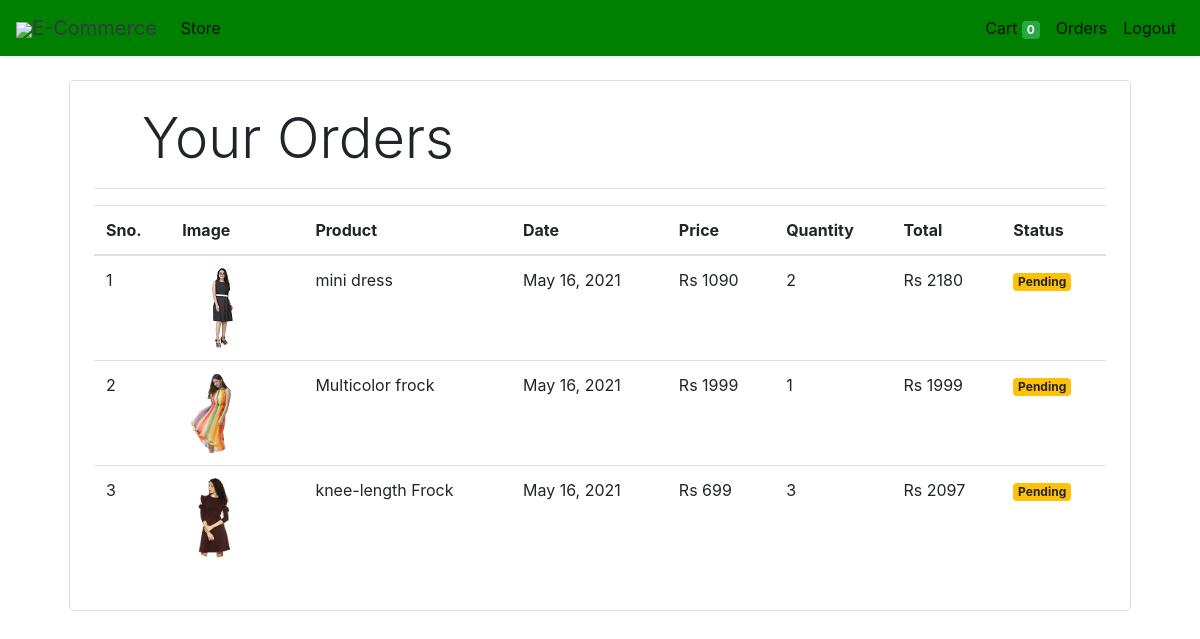
/orders (signed in), run on the app's committed database.
### store/models/orders.py (models this page shows, shortened)
class Order(models.Model):
    product = models.ForeignKey(Products,
                                on_delete=models.CASCADE)
    customer = models.ForeignKey(Customer,
                                 on_delete=models.CASCADE)
    quantity = models.IntegerField(default=1)
    price = models.IntegerField()
    address = models.CharField (max_length=50, default='', blank=True)
    phone = models.CharField (max_length=50, default='', blank=True)
    date = models.DateField (default=datetime.datetime.today)
    status = models.BooleanField (default=False)
    @staticmethod
    def get_orders_by_customer(customer_id):
        return Order.objects.filter(customer=customer_id).order_by('-date')

### store/models/product.py (models this page shows, shortened)
class Products(models.Model):
    name = models.CharField(max_length=60)
    price= models.IntegerField(default=0)
    category= models.ForeignKey(Category,on_delete=models.CASCADE,default=1 )
    description= models.CharField(max_length=250, default='', blank=True, null= True)
    image= models.ImageField(upload_to='uploads/products/')
    review = models.TextField(default='{}')

### store/middlewares/auth.py (the view)
    def middleware(request):
        print(request.session.get('customer'))
        returnUrl = request.META['PATH_INFO']
        print(request.META['PATH_INFO'])
        if not request.session.get('customer'):
           return redirect(f'login?return_url={returnUrl}')
        response = get_response(request)
        return response

### store/templatetags/custom_filter.py (called while the page is built)
@register.filter(name='currency')
def currency(number):
    return "Rs "+str(number)

@register.filter(name='multiply')
def multiply(number , number1):
    return number * number1

### store/views/orders.py (called while the page is built)
    def get(self , request ):
        customer = request.session.get('customer')
        orders = Order.get_orders_by_customer(customer)
        print(orders)
        return render(request , 'orders.html'  , {'orders' : orders})

### store/templates/orders.html
{% extends 'base.html' %}
{% block content %}
{% load cart %}
{% load custom_filter %}
<div class="container">
   <div class="border rounded p-4 m-4">
        <p class="display-4 pl-4 ml-4">Your Orders</p>
        <hr>
        <table class="table">
            <thead>
                <tr>
                    <th>Sno.</th>
                    <th>Image</th>
                    <th>Product</th>
                    <th>Date</th>
                    <th>Price</th>
                    <th>Quantity</th>
                    <th>Total</th>
                    <th>Status</th>
                </tr>
            </thead>
            <tbody>
                {% for order in orders %}
                <tr>
                    <td>{{forloop.counter}}</td>
                    <td><img style="height: 80px;" class="rounded-circle" src="{{order.product.image.url}}" alt=""></td>
                    <td>{{order.product.name}}</td>
                    <td>{{order.date}}</td>
                    <td>{{order.price|currency}}</td>
                    <td>{{order.quantity}}</td>
                    <td>{{order.quantity|multiply:order.price|currency}}</td>
                    {% if order.status %}
                    <td><small class="badge badge-success">Completed</small></td>
                    {%else%}
                    <td><small class="badge badge-warning">Pending</small></td>
                    {% endif %}
                </tr>
                {% endfor %}
            </tbody>
        </table>
   </div>
</div>
{% endblock %}

### data on the page
Order: product.image (picture), product.name "mini dress", date "May 16, 2021", price "Rs 1090", quantity "2", quantity|multiply "Rs 2180", status "Pending"
Order: product.image (picture), product.name "Multicolor frock", date "May 16, 2021", price "Rs 1999", quantity "1", quantity|multiply "Rs 1999", status "Pending"
Order: product.image (picture), product.name "knee-length Frock", date "May 16, 2021", price "Rs 699", quantity "3", quantity|multiply "Rs 2097", status "Pending"

### other printed values
{{ request.session.cart.keys|length }} "0"
